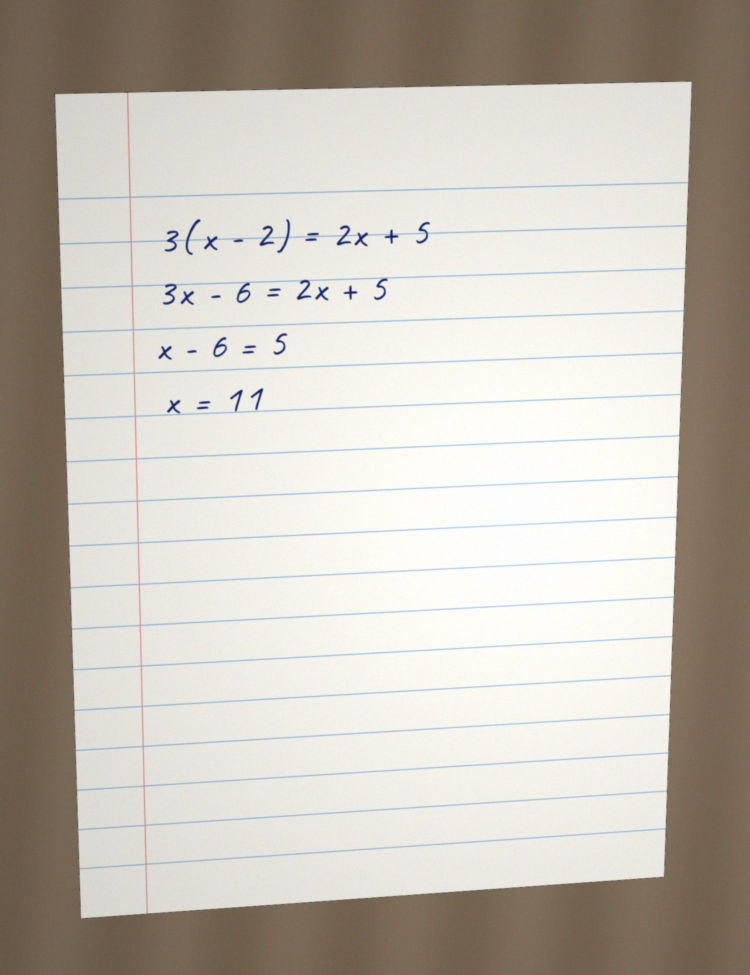
#> input picture backend/app/samples/all-correct.jpg, 1500 x 1950 px (shown at 1/2 size)
$ python -i pipeline.py   (imports and definitions only)
#> lines starting #> are read from the running program, lines starting #| are printed output that depends on the picture; after the words box and inside, x2 and y2 are one past the last pixel; in counts of white or black regions, pixels touching at a corner belong together
"""Computer vision: from a phone photo to a list of line crops.

Stage 1 - clean up the photo: fix rotation (EXIF), find the paper and warp it
flat, even out lighting (CLAHE + adaptive threshold) and remove notebook lines.
Stage 2 - split into lines with a horizontal projection profile, merging
fraction parts, dropping noise and falling back to connected-component
clustering when the profile is ambiguous.

Boxes are returned in the coordinates of the (EXIF-corrected) uploaded image,
mapped back through the inverse perspective warp.
"""

from __future__ import annotations

import base64
import io
from dataclasses import dataclass, field

import cv2
import numpy as np
from PIL import Image, ImageOps

MAX_WORK_SIDE = 2000      # downscale large photos before processing
WARP_MAX_SIDE = 1600      # size of the flattened page
CROP_MAX_WIDTH = 800      # crops sent for transcription
THUMB_HEIGHT = 96         # crops shown on the confirm screen
MAX_LINES = 40


class ImageError(ValueError):
    """The upload isn't a usable image."""


@dataclass
class LineBox:
    index: int
    box: list            # [left, top, right, bottom] in uploaded-image pixels
    quad: list           # 4 [x, y] corners in uploaded-image pixels
    crop_png: bytes      # crop for the vision model
    thumb: str           # data URL (JPEG) for display
    problem: int = 0
    warped_box: tuple = (0, 0, 0, 0)


@dataclass
class VisionResult:
    width: int
    height: int
    lines: list = field(default_factory=list)
    paper_found: bool = False
    warnings: list = field(default_factory=list)


# --------------------------------------------------------------------------
# loading
# --------------------------------------------------------------------------

# [26 lines left out: function load_image, not called in this run]


# --------------------------------------------------------------------------
# stage 1: clean up
# --------------------------------------------------------------------------

def order_points(pts: np.ndarray) -> np.ndarray:
    pts = pts.reshape(4, 2).astype(np.float32)
    s = pts.sum(axis=1)
    d = np.diff(pts, axis=1).ravel()
    return np.array([pts[np.argmin(s)], pts[np.argmin(d)], pts[np.argmax(s)], pts[np.argmax(d)]],
                    dtype=np.float32)


def find_paper(rgb: np.ndarray):
    """Largest four-sided contour that looks like a page, in rgb's coordinates (or None)."""
    h, w = rgb.shape[:2]
    scale = 800.0 / max(h, w)
    small = cv2.resize(rgb, (max(1, int(w * scale)), max(1, int(h * scale))), interpolation=cv2.INTER_AREA)
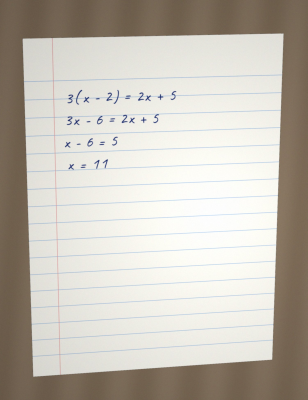
#> small: shape (800, 615, 3) (shown at 1/2 size); mean R, G, B 196.7, 191.1, 181.6
    gray = cv2.cvtColor(small, cv2.COLOR_RGB2GRAY)
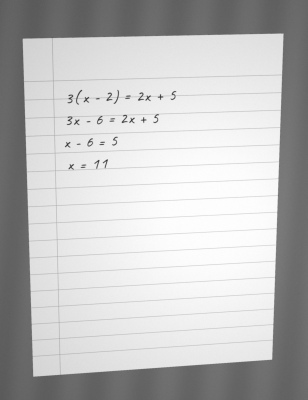
#> gray: shape (800, 615) (shown at 1/2 size); min 40, max 255, mean 191.7
    blur = cv2.GaussianBlur(gray, (5, 5), 0)
    area_total = small.shape[0] * small.shape[1]
    candidates = []

    edges = cv2.Canny(blur, 40, 130)
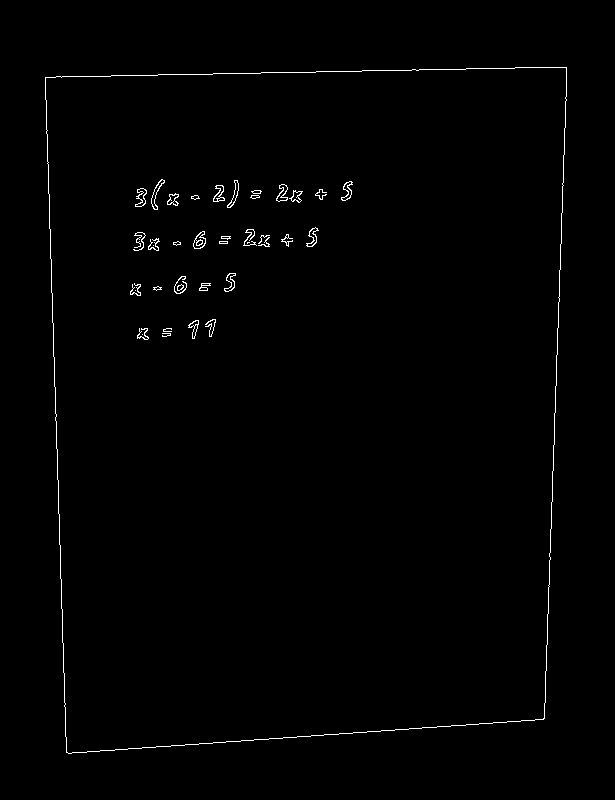
#> edges: shape (800, 615); 0.81% white in thin lines or dots, all inside (x1, y1, x2, y2) = (45, 67, 567, 754)
    edges = cv2.dilate(edges, np.ones((3, 3), np.uint8), iterations=2)
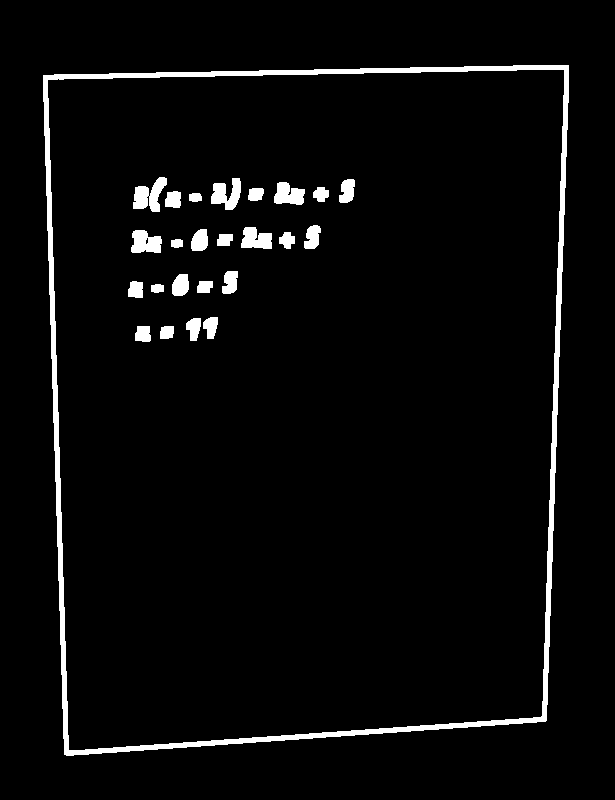
#> edges: shape (800, 615); 3.8% white; 25 white regions
    cnts, _ = cv2.findContours(edges, cv2.RETR_LIST, cv2.CHAIN_APPROX_SIMPLE)
#> cnts = 27 contours, 1 with area under 20; largest, box (x1, y1, x2, y2) and area: (43, 65, 569, 756) 336852, (47, 69, 565, 751) 327144, (133, 177, 167, 212) 589, (211, 178, 241, 210) 518, (131, 230, 162, 253) 501
    candidates += sorted(cnts, key=cv2.contourArea, reverse=True)[:8]
#> candidates = 8 contours; box (x1, y1, x2, y2) and area: (43, 65, 569, 756) 336852, (47, 69, 565, 751) 327144, (133, 177, 167, 212) 589, (211, 178, 241, 210) 518, (131, 230, 162, 253) 501, (274, 182, 305, 205) 460, (241, 227, 272, 249) 459, (172, 274, 189, 296) 282

    _, bright = cv2.threshold(blur, 0, 255, cv2.THRESH_BINARY + cv2.THRESH_OTSU)
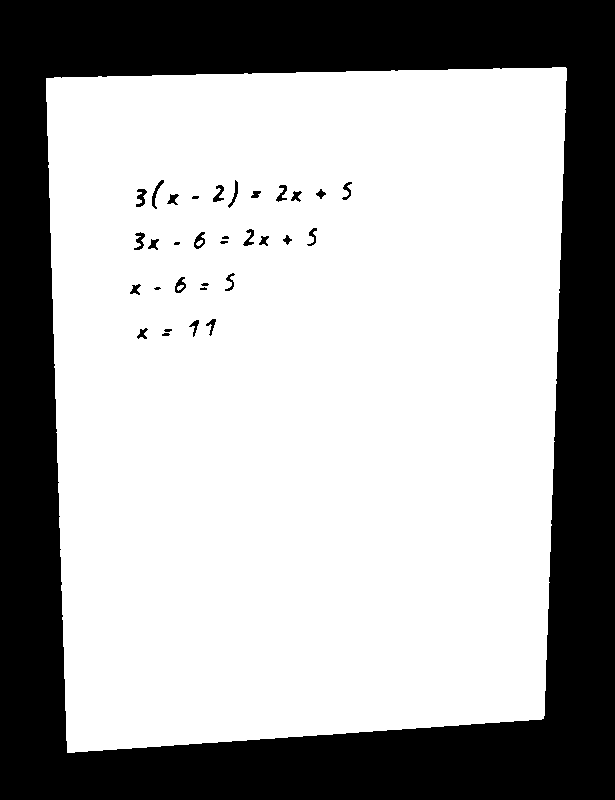
#> bright: shape (800, 615); 67.1% white; 33 black regions (7 under 20 px), largest, box (x1, y1, x2, y2) and area: (0, 0, 615, 800) 160209, (136, 189, 147, 207) 105, (152, 180, 164, 209) 99
    bright = cv2.morphologyEx(bright, cv2.MORPH_CLOSE, np.ones((9, 9), np.uint8))
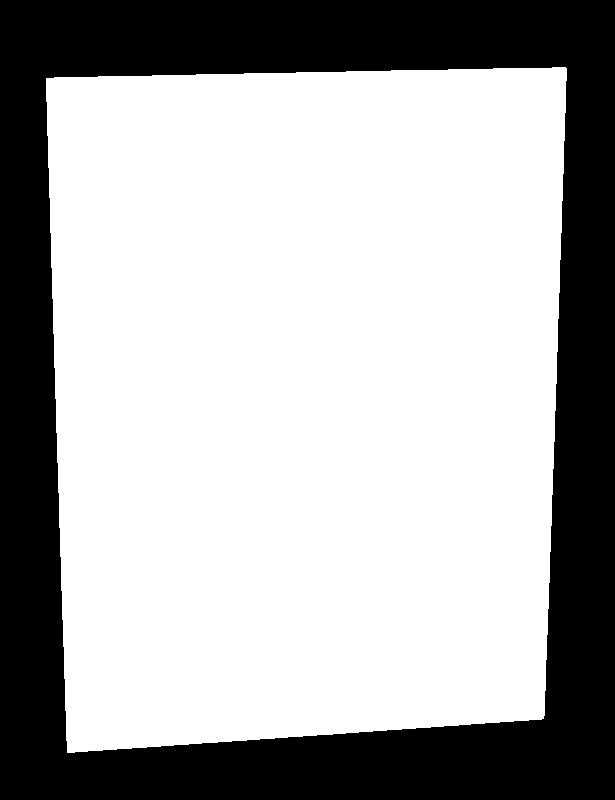
#> bright: shape (800, 615); 67.4% white; 1 black region
    cnts2, _ = cv2.findContours(bright, cv2.RETR_EXTERNAL, cv2.CHAIN_APPROX_SIMPLE)
#> cnts2 = 1 contour; box (x1, y1, x2, y2) and area: (46, 67, 567, 753) 330679
    candidates += sorted(cnts2, key=cv2.contourArea, reverse=True)[:3]
#> candidates = 9 contours; largest, box (x1, y1, x2, y2) and area: (43, 65, 569, 756) 336852, (46, 67, 567, 753) 330679, (47, 69, 565, 751) 327144, (133, 177, 167, 212) 589, (211, 178, 241, 210) 518

    best = None
    for c in candidates:
        area = cv2.contourArea(c)
        if area < 0.07 * area_total:
            continue
        peri = cv2.arcLength(c, True)
        for eps in (0.02, 0.03, 0.045):
            approx = cv2.approxPolyDP(c, eps * peri, True)
            if len(approx) == 4 and cv2.isContourConvex(approx):
                a = cv2.contourArea(approx)
                if a > 0.97 * area_total:
                    break  # the page fills the frame; nothing to warp
                if best is None or a > best[0]:
                    best = (a, approx)
                break
#> this loop made 9 passes
#> area on passes 3 to 8: 589, 518.5, 501, 460.5, 459, 281.5
#> after the loop, best = (335823.5, [[568, 65], [43, 75], [64, 754], [546, 720]])
    if best is None:
        # Wavy or partly shadowed edges: fall back to the bright region's rotated rectangle.
        for c in sorted(cnts2, key=cv2.contourArea, reverse=True)[:1]:
            area = cv2.contourArea(c)
            rect = cv2.minAreaRect(c)
            rect_area = rect[1][0] * rect[1][1]
            if 0.07 * area_total <= area <= 0.95 * area_total and rect_area > 0 and area / rect_area > 0.85:
                best = (area, cv2.boxPoints(rect).astype(np.float32))
    if best is None:
        return None
    quad = order_points(best[1]) / scale
#> in order_points, `pts = pts.reshape(4, 2).astype(np.float32)`: pts = [[568, 65], [43, 75], [64, 754], [546, 720]]
#> in order_points, `s = pts.sum(axis=1)`: s = [633, 118, 818, 1266]
#> in order_points, `d = np.diff(pts, axis=1).ravel()`: d = [-503, 32, 690, 174]
#> quad = [[104.8, 182.8], [1384.5, 158.4], [1330.9, 1755], [156, 1837.9]]
    # Reject degenerate shapes (very skinny or bow-tied quads).
    tl, tr, br, bl = quad
#> tl = [104.8, 182.8]; tr = [1384.5, 158.4]; br = [1330.9, 1755]; bl = [156, 1837.9]
    wtop, wbot = np.linalg.norm(tr - tl), np.linalg.norm(br - bl)
#> wtop = 1279.9; wbot = 1177.8
    hl, hr = np.linalg.norm(bl - tl), np.linalg.norm(br - tr)
#> hl = 1655.9; hr = 1597.5
    if min(wtop, wbot, hl, hr) < 0.1 * max(h, w):
        return None
    return quad


# [399 lines left out: functions warp_paper, enhance, page_extent, remove_ruled_lines, remove_noise, _char_height and 10 more, not called in this run]

>>> import cv2
>>> picture = cv2.cvtColor(cv2.imread('../samples/all-correct.jpg'), cv2.COLOR_BGR2RGB)
>>> result = find_paper(picture)
#> result has the same summary as quad in find_paper

$ run again, on backend/app/samples/chain-rule.jpg
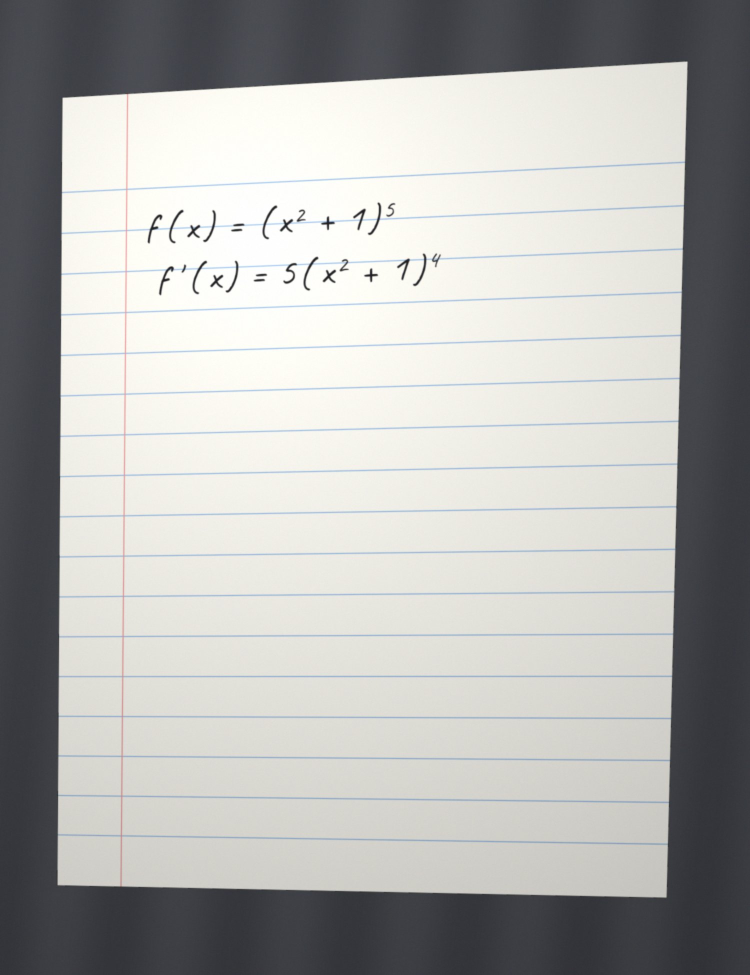
#> input picture backend/app/samples/chain-rule.jpg, 1500 x 1950 px (shown at 1/2 size)
#> in find_paper, `edges = cv2.dilate(edges, np.ones((3, 3), np.uint8), iterations=2)`:
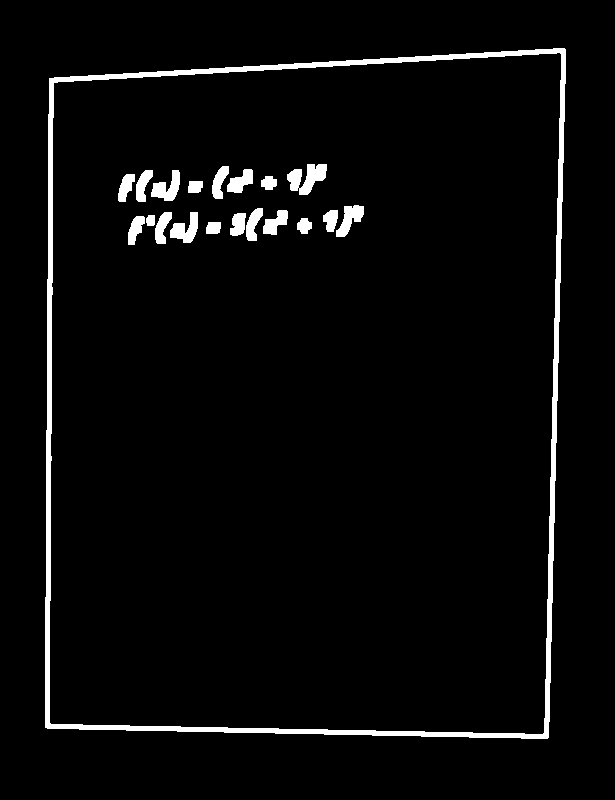
#> edges: shape (800, 615); 3.7% white; 20 white regions
#> cnts = 21 contours; largest, box (x1, y1, x2, y2) and area: (45, 48, 566, 739) 341715, (49, 52, 562, 735) 332076, (287, 164, 327, 195) 638, (151, 170, 180, 201) 434, (170, 212, 198, 243) 432
#> in find_paper, `candidates += sorted(cnts, key=cv2.contourArea, reverse=True)[:8]`: candidates = 8 contours; box (x1, y1, x2, y2) and area: (45, 48, 566, 739) 341715, (49, 52, 562, 735) 332076, (287, 164, 327, 195) 638, (151, 170, 180, 201) 434, (170, 212, 198, 243) 432, (336, 205, 364, 237) 412, (227, 169, 253, 193) 334, (263, 210, 288, 235) 317
#> in find_paper, `bright = cv2.morphologyEx(bright, cv2.MORPH_CLOSE, np.ones((9, 9), np...`:
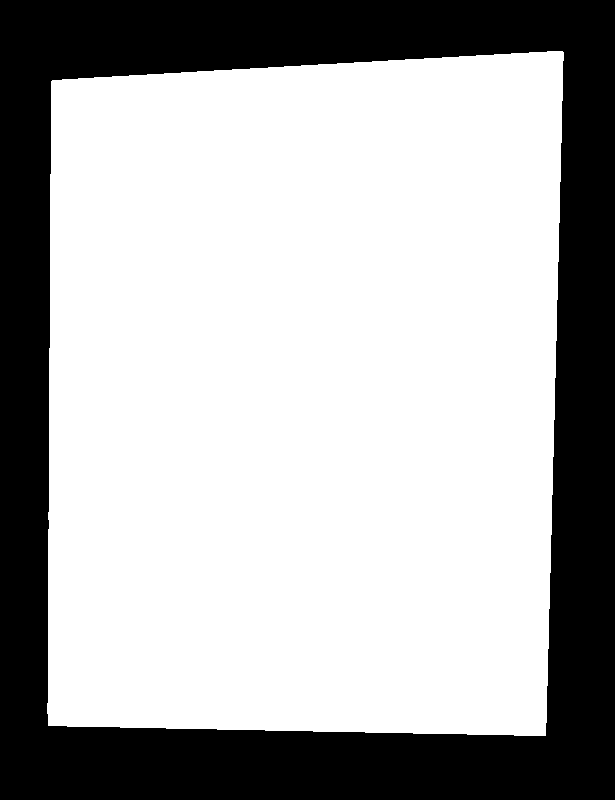
#> bright: shape (800, 615); 68.4% white; 1 black region
#> cnts2 = 1 contour; box (x1, y1, x2, y2) and area: (47, 51, 564, 736) 335583
#> in find_paper, `candidates += sorted(cnts2, key=cv2.contourArea, reverse=True)[:3]`: candidates = 9 contours; largest, box (x1, y1, x2, y2) and area: (45, 48, 566, 739) 341715, (47, 51, 564, 736) 335583, (49, 52, 562, 735) 332076, (287, 164, 327, 195) 638, (151, 170, 180, 201) 434
#> the loop in find_paper, `for c in candidates:` made 9 passes
#> area on passes 3 to 8: 637.5, 434, 432.5, 411.5, 333.5, 317
#> after the loop in find_paper, `for c in candidates:`: best = (340421, [[564, 48], [49, 78], [45, 727], [548, 737]])
#> pts = [[564, 48], [49, 78], [45, 727], [548, 737]]
#> s = [612, 127, 772, 1285]
#> d = [-516, 29, 682, 189]
#> quad = [[119.4, 190.1], [1374.8, 117], [1335.8, 1796.4], [109.7, 1772.1]]
#> tl = [119.4, 190.1]; tr = [1374.8, 117]; br = [1335.8, 1796.4]; bl = [109.7, 1772.1]
#> wtop = 1257.4; wbot = 1226.3
#> hl = 1582; hr = 1679.9
#> result has the same summary as quad in find_paper

$ run again, on backend/app/samples/distribution.jpg
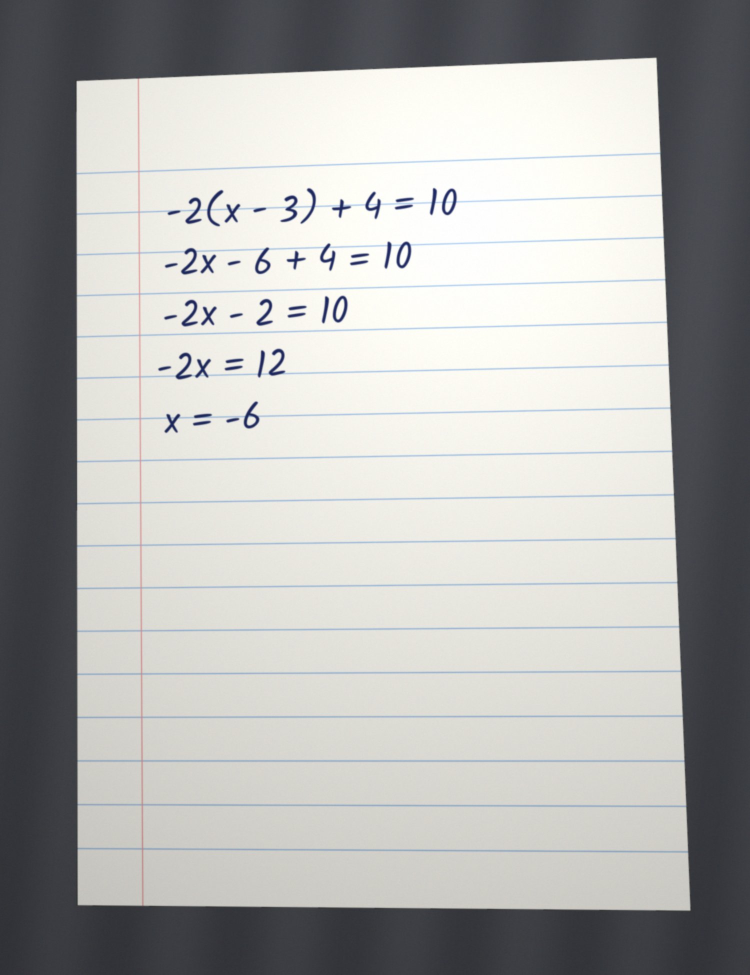
#> input picture backend/app/samples/distribution.jpg, 1500 x 1950 px (shown at 1/2 size)
#> in find_paper, `edges = cv2.dilate(edges, np.ones((3, 3), np.uint8), iterations=2)`:
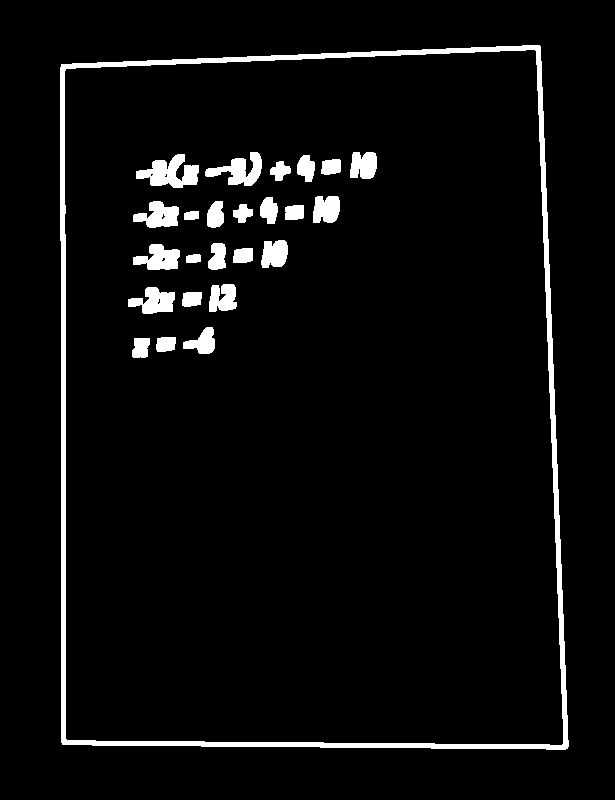
#> edges: shape (800, 615); 4.8% white; 25 white regions
#> cnts = 31 contours, 5 with area under 20; largest, box (x1, y1, x2, y2) and area: (60, 45, 569, 750) 341381, (64, 49, 564, 746) 331732, (136, 154, 199, 188) 1102, (205, 152, 262, 186) 836, (133, 244, 180, 270) 721
#> in find_paper, `candidates += sorted(cnts, key=cv2.contourArea, reverse=True)[:8]`: candidates = 8 contours; box (x1, y1, x2, y2) and area: (60, 45, 569, 750) 341381, (64, 49, 564, 746) 331732, (136, 154, 199, 188) 1102, (205, 152, 262, 186) 836, (133, 244, 180, 270) 721, (128, 287, 175, 314) 720, (133, 201, 179, 228) 716, (313, 196, 340, 223) 576
#> in find_paper, `bright = cv2.morphologyEx(bright, cv2.MORPH_CLOSE, np.ones((9, 9), np...`:
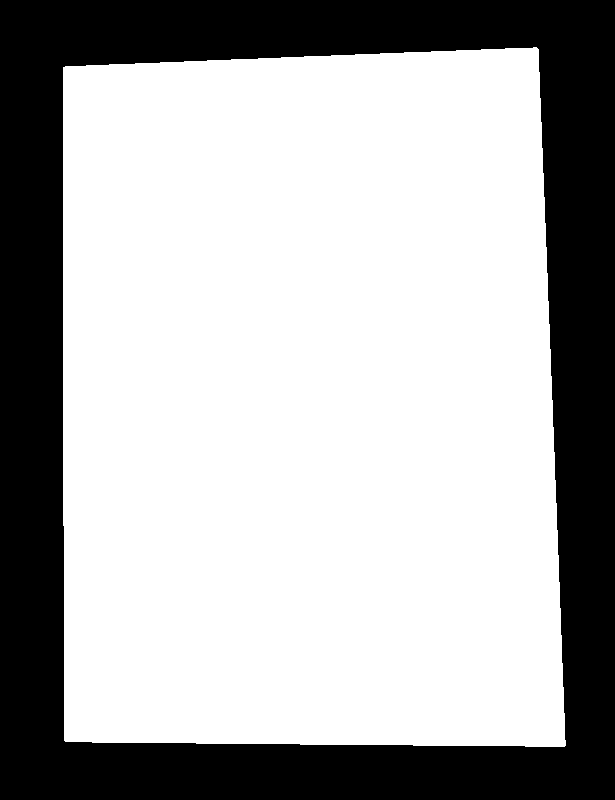
#> bright: shape (800, 615); 68.4% white; 1 black region
#> cnts2 = 1 contour; box (x1, y1, x2, y2) and area: (63, 47, 566, 747) 335250
#> in find_paper, `candidates += sorted(cnts2, key=cv2.contourArea, reverse=True)[:3]`: candidates = 9 contours; largest, box (x1, y1, x2, y2) and area: (60, 45, 569, 750) 341381, (63, 47, 566, 747) 335250, (64, 49, 564, 746) 331732, (136, 154, 199, 188) 1102, (205, 152, 262, 186) 836
#> the loop in find_paper, `for c in candidates:` made 9 passes
#> area on passes 3 to 8: 1102.5, 835.5, 721, 720, 716.5, 576
#> after the loop in find_paper, `for c in candidates:`: best = (339981, [[539, 45], [61, 64], [62, 744], [567, 748]])
#> pts = [[539, 45], [61, 64], [62, 744], [567, 748]]
#> s = [584, 125, 806, 1315]
#> d = [-494, 3, 682, 181]
#> quad = [[148.7, 156], [1313.8, 109.7], [1382.1, 1823.2], [151.1, 1813.5]]
#> tl = [148.7, 156]; tr = [1313.8, 109.7]; br = [1382.1, 1823.2]; bl = [151.1, 1813.5]
#> wtop = 1166; wbot = 1231
#> hl = 1657.5; hr = 1714.9
#> result has the same summary as quad in find_paper
